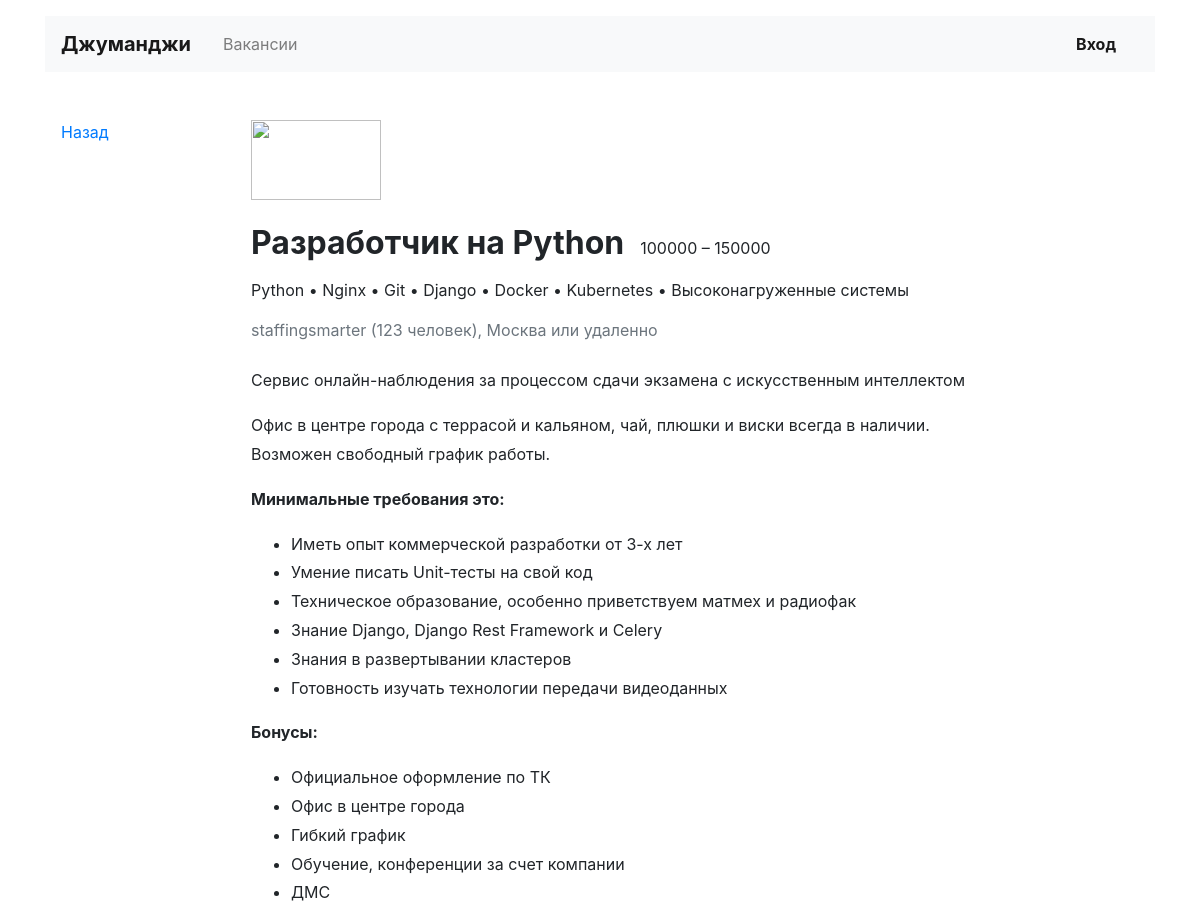
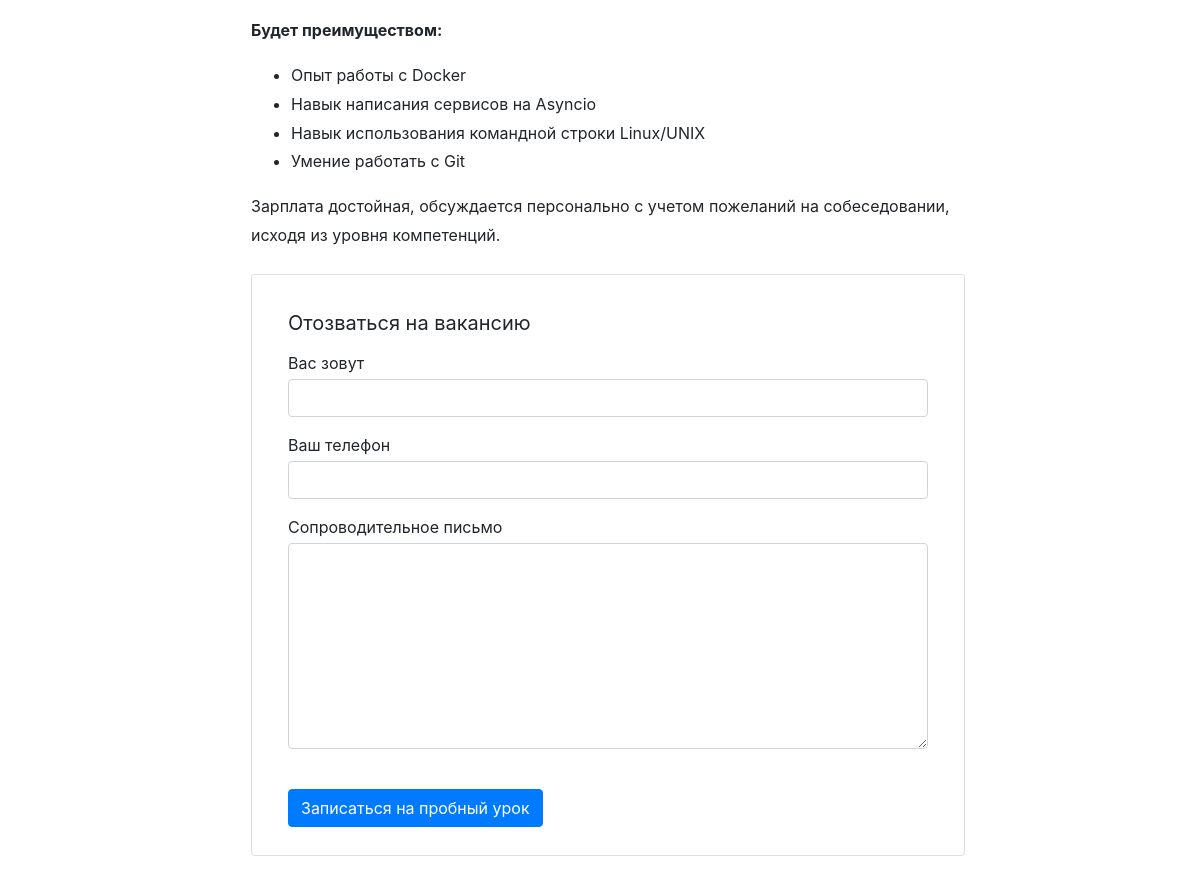
Screenshot of /vacancies/1 with the database file from the repository (2 pictures, top to bottom).
### jobs/models.py (models this page shows, shortened)
class Vacancy(models.Model):
    title = models.CharField(max_length=200)
    specialty = models.ForeignKey(Specialty, on_delete=models.CASCADE, related_name='vacancies')
    company = models.ForeignKey(Company, on_delete=models.CASCADE, related_name='vacancies')
    skills = models.TextField()
    description = models.TextField()
    salary_min = models.IntegerField()
    salary_max = models.IntegerField()
    published_at = models.DateField()

class Company(models.Model):
    name = models.CharField(max_length=120)
    location = models.CharField(max_length=120)
    logo = models.URLField(default='https://place-hold.it/100x60')
    description = models.TextField()
    employee_count = models.IntegerField()

### jobs/views.py (the view)
# urls.py: path('vacancies/<int:vacancy_id>', views.vacancy, name='vacancy'),
def vacancy(request, vacancy_id):
    vacancy = Vacancy.objects.get(id = vacancy_id)
    skills = vacancy.skills.replace(",", " • ")
    return render(request, 'vacancy.html',{'vacancy':vacancy,
                                           'skills':skills})

### templates/vacancy.html
{% extends 'base.html' %}
{% block content %}
  <main class="container mt-3 pb-5">
    <div class="row mt-5">
      <div class="col-12 col-lg-2">
        <div class="pl-3 mb-5">
          <p><a href="#">Назад</a></p>
        </div>
      </div>
      <div class="col-12 col-lg-8">
        <section class="pl-3">
          <a href="#"><img src="https://place-hold.it/130x80" width="130" height="80" alt=""></a>
          <div class="d-flex align-items-baseline align-content-baseline">
            <h1 class="h2 mt-4 font-weight-bold" >{{ vacancy.title }}</h1>
            <p class="m-0 pl-3">{{ vacancy.salary_min}} – {{ vacancy.salary_max}}</p>
          </div>
          <p class="mt-2">{{ skills }}</p>
          <p class="text-muted mb-4">{{vacancy.company.name}} ({{vacancy.company.employee_count}} человек), {{vacancy.company.location}} или удаленно</p>
          <div style="line-height: 1.8;">
            <p>{{vacancy.company.description}}</p>
            {{vacancy.description|safe}}
          </div>
          <form action="/echo" class="card mt-4 mb-3" enctype="multipart/form-data">
            <div class="card-body mx-3">
              <p class="h5 mt-3 font-weight-normal">Отозваться на вакансию</p>
              <div class="form-group">
                <label class="mb-1 mt-2" for="userName">Вас зовут</label>
                <input class="form-control" type="text" placeholder="" id="userName">
              </div>
              <div class="form-group">
                <label class="mb-1" for="userPhone">Ваш телефон</label>
                <input class="form-control" type="tel" placeholder="" id="userPhone">
              </div>
              <div class="form-group">
                <label class="mb-1" for="userMsg" >Сопроводительное письмо</label>
                <textarea class="form-control" rows="8" id="userMsg"></textarea>
              </div>
              <input type="submit" class="btn btn-primary mt-4 mb-2" value="Записаться на пробный урок">
            </div>
          </form>
        </section>
      </div>
    </div>
{% endblock %}

### templates/base.html (shortened to what this page needs)
<!DOCTYPE html>
<html lang="ru">
<head>
  <link rel="stylesheet" href="https://stackpath.bootstrapcdn.com/bootstrap/4.3.1/css/bootstrap.min.css">
</head>
<body>
  <header class="container mt-3">
    <nav class="navbar navbar-expand-lg navbar-light bg-light">
      <a class="navbar-brand mr-4 font-weight-bold" href="{% url 'home' %}">Джуманджи</a>
      <div class="collapse navbar-collapse justify-content-between" id="navbarNav">
        <ul class="navbar-nav col-10">
          <li class="nav-item">
            <a class="nav-link" href="{% url 'vacancies' %}">Вакансии</a>
          </li>
        </ul>
        <ul class="navbar-nav col-2 justify-content-end">
          <li class="nav-item active">
            <a href="#" class="nav-link font-weight-bold">Вход</a>
          </li>
        </ul>
      </div>
    </nav>
  </header>
{% block content %}
    {% endblock %}
  </main>
</body>
</html>

### rows the page displays
Vacancy: title "Разработчик на Python", salary_min "100000", salary_max "150000", company.name "staffingsmarter", company.employee_count "123", company.location "Москва", company.description "Сервис онлайн-наблюдения за процессом сдачи экзамена с искусственным интеллектом", description "Офис в центре города с террасой и кальяном, чай, плюшки и виски всегда в наличии. Возможен свободный график работы. Минимальные требования это: Иметь опыт коммерческой разработки от 3-х лет Умение писать Unit-тесты на свой код Техническое образование, особенно приветствуем матмех и радиофак Знание Django, Django Rest Framework и Celery Знания в развертывании кластеров Готовность изучать технологии передачи видеоданных Бонусы: Официальное оформление по ТК Офис в центре города Гибкий график Обучение, конференции за счет компании ДМС Будет преимуществом: Опыт работы с Docker Навык написания сервисов на Asyncio Навык использования командной строки Linux/UNIX Умение работать с Git Зарплата…"

### other values shown
{{ skills }} "Python • Nginx • Git • Django • Docker • Kubernetes • Высоконагруженные системы"
